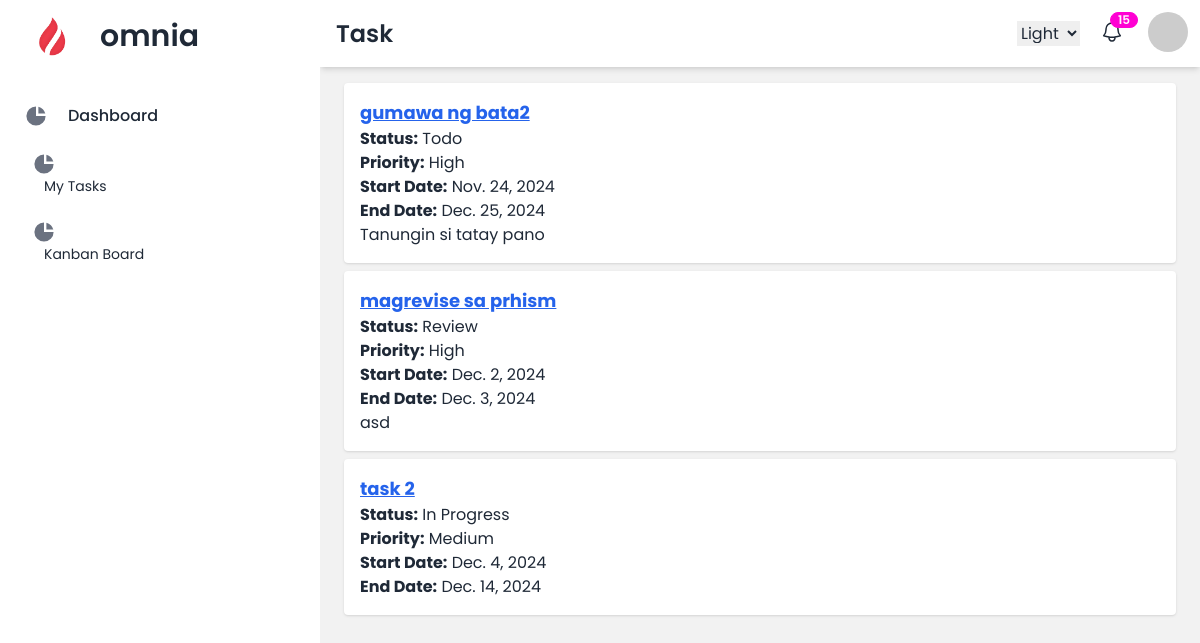
Page /projects/my-tasks/ (signed in) on the earlier database version.
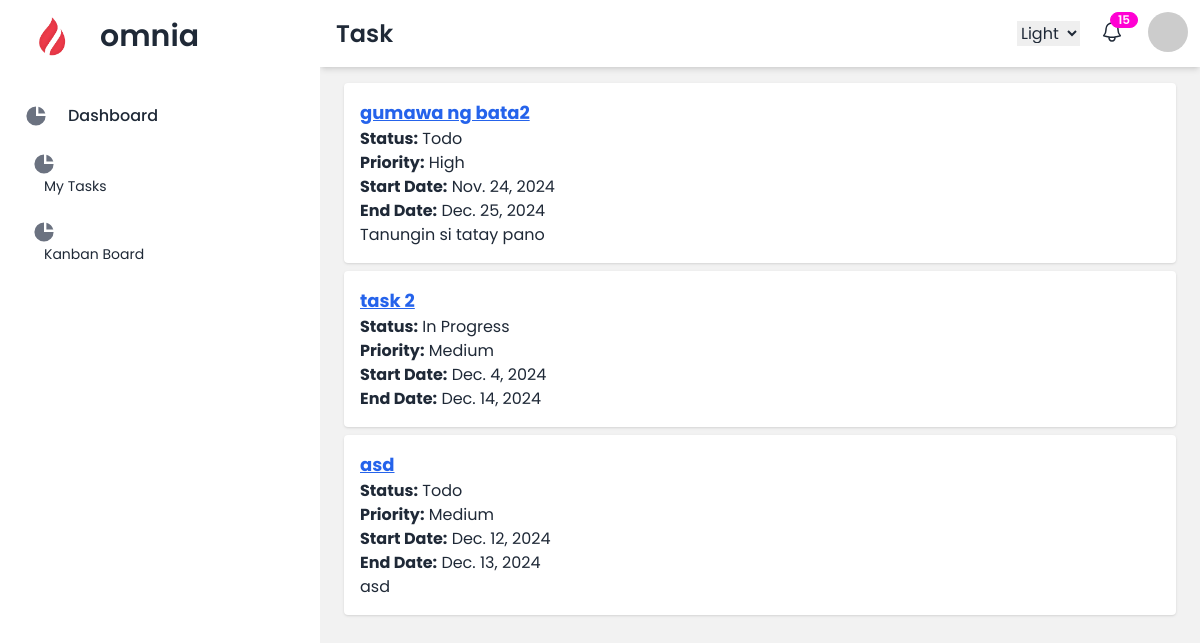
Same page on the later database version.
### projects/models.py (models this page shows, shortened)
class Task(models.Model):
    STATUS_CHOICES = [
        ('todo', 'Todo'),
        ('in_progress', 'In Progress'),
        ('review', 'Review'),
        ('completed', 'Completed'),
    ]
    PRIORITY_CHOICES = [
        ('high', 'High'),
        ('medium', 'Medium'),
        ('low', 'Low'),
    ]
    name = models.CharField(max_length=255)
    description = models.TextField(blank=True, null=True)
    status = models.CharField(max_length=20, choices=STATUS_CHOICES, default='todo')
    priority = models.CharField(max_length=10, choices=PRIORITY_CHOICES, default='medium')
    start_date = models.DateField()
    end_date = models.DateField()
    created_at = models.DateTimeField(auto_now_add=True)
    sprint = models.ForeignKey(Sprint, on_delete=models.CASCADE, related_name='tasks', blank=True, null=True)
    project = models.ForeignKey(Project, on_delete=models.CASCADE, related_name='tasks')
    assigned_members = models.ManyToManyField(settings.AUTH_USER_MODEL, related_name='tasks', blank=True)
    assigned_teams = models.ManyToManyField(ProjectTeam, related_name='tasks', blank=True)

### projects/views.py (the view)
# urls.py: path('my-tasks/', views.my_tasks, name='my_tasks'),
@login_required
def my_tasks(request):
    if request.user.role != 'member':
        return redirect('dashboard')  # Redirect non-members to the dashboard
    tasks = Task.objects.filter(assigned_members=request.user)
    context = {'tasks': tasks}
    return render(request, 'projects/my_tasks.html', context)

### projects/forms.py
class ProjectForm(forms.ModelForm):
    class Meta:
        model = Project
        fields = ['name', 'emoji_icon', 'description', 'color']
        widgets = {
        }

### projects/context_processors.py (called while the page is built)
def user_projects(request):
    if request.user.is_authenticated:
        projects = Project.objects.filter(owner=request.user)
        return {'user_projects': projects}
    return {}

### projects/templates/projects/my_tasks.html (shortened to what this page needs)
{% extends 'project_base.html' %}
{% block heading %}Task{% endblock %}
{% block content %}
{% if tasks %}
    <ul>
        {% for task in tasks %}
            <li class="bg-white shadow p-4 rounded mb-2">
                <a href="{% url 'task_detail' task.id %}" class="text-blue-600 underline">
                    <h2 class="text-lg font-bold">{{ task.name }}</h2>
                </a>
                <p><strong>Status:</strong> {{ task.get_status_display }}</p>
                <p><strong>Priority:</strong> {{ task.get_priority_display }}</p>
                <p><strong>Start Date:</strong> {{ task.start_date }}</p>
                <p><strong>End Date:</strong> {{ task.end_date }}</p>
                <p>{{ task.description }}</p>
            </li>
        {% endfor %}
    </ul>
{% else %}
    <p>No tasks assigned for you.</p>
{% endif %}
{% endblock %}

Differences in the rows shown:
removed Task: name "magrevise sa prhism", status "Review", priority "High", start_date "Dec. 2, 2024", end_date "Dec. 3, 2024", description "asd"
added Task: name "asd", status "Todo", priority "Medium", start_date "Dec. 12, 2024", end_date "Dec. 13, 2024", description "asd"
